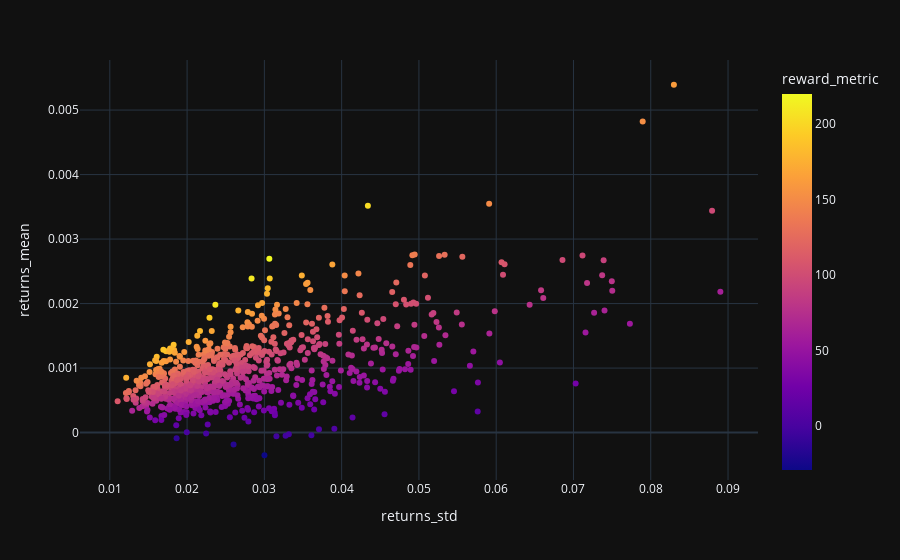

The cell this chart's notebook holds for it:
### Code cell
nasdaq_screened_df \
    .pipe(
        func           = px.scatter,
        x              = 'returns_std',
        y              = 'returns_mean',
        color          = 'reward_metric',
        hover_data     = ['company', 'symbol', 'market_cap'],
        render_mode    = 'svg',
        template       = 'plotly_dark'
    )

### Figure 1 — Plotly figure (JSON) as saved in the notebook; plotly's stock layout.template omitted (floating-point values rounded to 4 significant figures; data arrays with more than 128 entries replaced by an {"elided": "..."} marker saying what was removed)
{"data": [{"customdata": {"elided": "823x3 mixed values"}, "hovertemplate": "returns_std=%{x}<br>returns_mean=%{y}<br>company=%{customdata[0]}<br>symbol=%{customdata[1]}<br>market_cap=%{customdata[2]}<br>reward_metric=%{marker.color}<extra></extra>", "legendgroup": "", "marker": {"color": {"elided": "823 float values"}, "coloraxis": "coloraxis", "symbol": "circle"}, "mode": "markers", "name": "", "orientation": "v", "showlegend": false, "type": "scatter", "x": {"elided": "823 float values"}, "xaxis": "x", "y": {"elided": "823 float values"}, "yaxis": "y"}], "layout": {"coloraxis": {"colorbar": {"title": {"text": "reward_metric"}}, "colorscale": [[0, "#0d0887"], [0.1111, "#46039f"], [0.2222, "#7201a8"], [0.3333, "#9c179e"], [0.4444, "#bd3786"], [0.5556, "#d8576b"], [0.6667, "#ed7953"], [0.7778, "#fb9f3a"], [0.8889, "#fdca26"], [1, "#f0f921"]]}, "legend": {"tracegroupgap": 0}, "margin": {"t": 60}, "xaxis": {"anchor": "y", "domain": [0, 1], "title": {"text": "returns_std"}}, "yaxis": {"anchor": "x", "domain": [0, 1], "title": {"text": "returns_mean"}}}}
